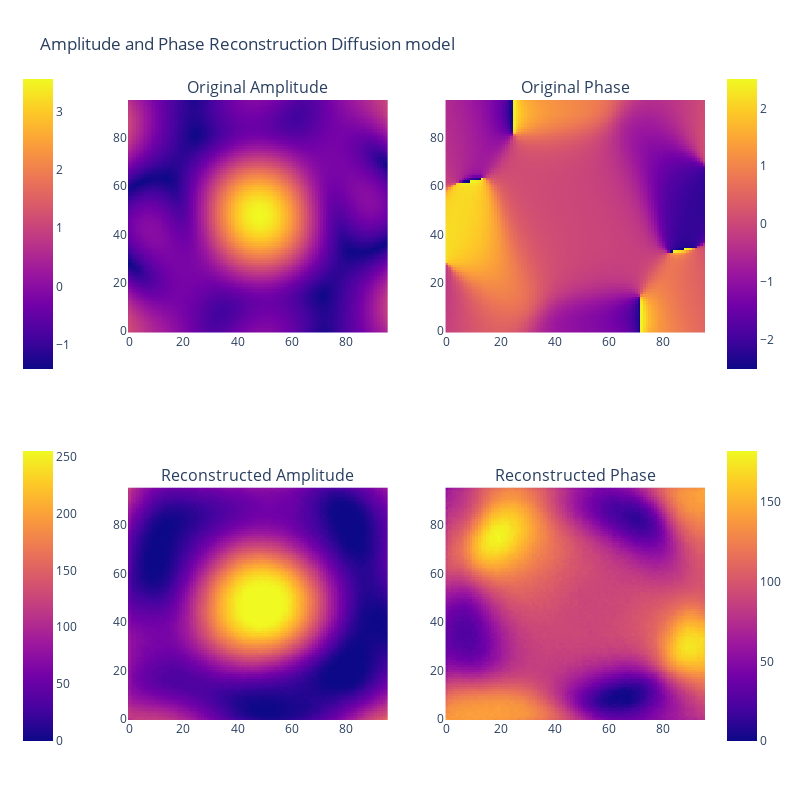

Here is the notebook cell this chart was saved with:
### Code cell
plot_diffusion_output(my_data[0], output)

### Figure 1 — Plotly figure (JSON) as saved in the notebook; plotly's stock layout.template omitted (floating-point values rounded to 4 significant figures; data arrays with more than 128 entries replaced by an {"elided": "..."} marker saying what was removed)
{"data": [{"colorbar": {"len": 0.5, "x": -0.2, "y": 0.8}, "type": "heatmap", "xaxis": "x", "yaxis": "y", "z": {"elided": "96x96 float values"}}, {"colorbar": {"len": 0.5, "x": 1.02, "y": 0.8}, "type": "heatmap", "xaxis": "x2", "yaxis": "y2", "z": {"elided": "96x96 float values"}}, {"colorbar": {"len": 0.5, "x": -0.2, "y": 0.2}, "type": "heatmap", "xaxis": "x3", "yaxis": "y3", "z": {"elided": "96x96 int values"}}, {"colorbar": {"len": 0.5, "x": 1.02, "y": 0.2}, "type": "heatmap", "xaxis": "x4", "yaxis": "y4", "z": {"elided": "96x96 int values"}}], "layout": {"annotations": [{"font": {"size": 16}, "showarrow": false, "text": "Original Amplitude", "x": 0.225, "xanchor": "center", "xref": "paper", "y": 1, "yanchor": "bottom", "yref": "paper"}, {"font": {"size": 16}, "showarrow": false, "text": "Original Phase", "x": 0.775, "xanchor": "center", "xref": "paper", "y": 1, "yanchor": "bottom", "yref": "paper"}, {"font": {"size": 16}, "showarrow": false, "text": "Reconstructed Amplitude", "x": 0.225, "xanchor": "center", "xref": "paper", "y": 0.375, "yanchor": "bottom", "yref": "paper"}, {"font": {"size": 16}, "showarrow": false, "text": "Reconstructed Phase", "x": 0.775, "xanchor": "center", "xref": "paper", "y": 0.375, "yanchor": "bottom", "yref": "paper"}], "height": 800, "title": {"text": "Amplitude and Phase Reconstruction Diffusion model"}, "width": 800, "xaxis": {"anchor": "y", "autorange": true, "domain": [0, 0.45], "range": [-0.5, 95.5]}, "xaxis2": {"anchor": "y2", "autorange": true, "domain": [0.55, 1], "range": [-0.5, 95.5]}, "xaxis3": {"anchor": "y3", "autorange": true, "domain": [0, 0.45], "range": [-0.5, 95.5]}, "xaxis4": {"anchor": "y4", "autorange": true, "domain": [0.55, 1], "range": [-0.5, 95.5]}, "yaxis": {"anchor": "x", "autorange": true, "domain": [0.625, 1], "range": [-0.5, 95.5]}, "yaxis2": {"anchor": "x2", "autorange": true, "domain": [0.625, 1], "range": [-0.5, 95.5]}, "yaxis3": {"anchor": "x3", "autorange": true, "domain": [0, 0.375], "range": [-0.5, 95.5]}, "yaxis4": {"anchor": "x4", "autorange": true, "domain": [0, 0.375], "range": [-0.5, 95.5]}}}
